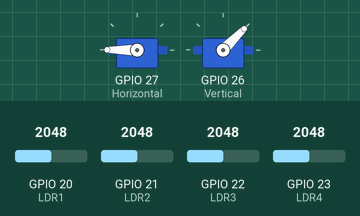
A sketch run on a simulated ESP32. On the bench: 2 × servo. Inputs (shaded band) come from the test bench; at power-on: GPIO 20 (LDR1) = 2048, GPIO 21 (LDR2) = 2048, GPIO 22 (LDR3) = 2048, GPIO 23 (LDR4) = 2048.

Above: at 4.2 s.
4.3 s: GPIO 20 (LDR1) set to 2188
At 4.45 s:
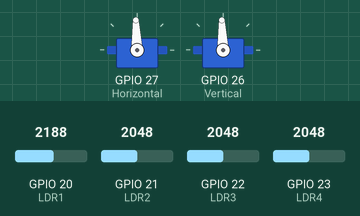
7.3 s: GPIO 21 (LDR2) set to 2136
At 7.3 s:
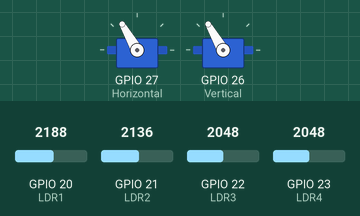
8.8 s: GPIO 22 (LDR3) set to 2145
At 10.78 s:
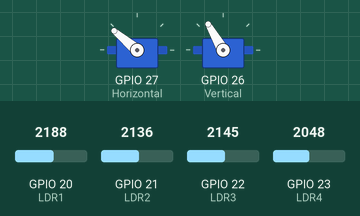
11.8 s: GPIO 23 (LDR4) set to 2866
At 12.99 s:
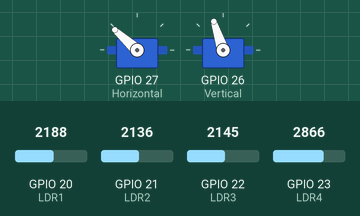
14.8 s: GPIO 22 (LDR3) set to 2866
At 15.0 s:
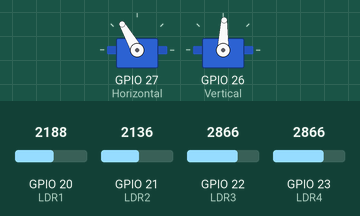
17.8 s: GPIO 20 (LDR1) set to 2866
At 17.91 s:
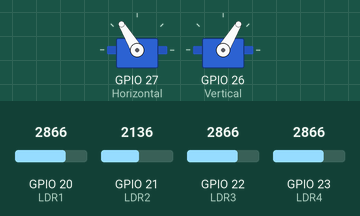
Timing chart, 0 to 23.4 s (numbered marks = the images above; inputs shaded):
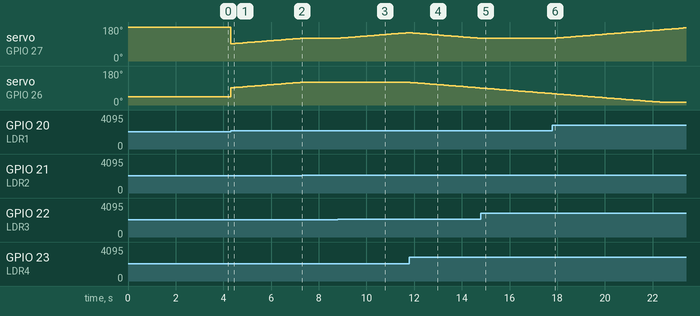

The sketch:

0.0.1_versao_inicial_20231108.ino
```cpp
#include <Servo.h>          // Inclui a Biblioteca

Servo Horizontal;           // Inicia o servo horizontal
Servo Vertical;             // Inicia o servo vertical

int ServoHorizontal = 90;   // Estabelece valor fixo à ServoHorizontal
int ServoVertical = 90;     // Estabelece valor fixo à ServoVertical

int LimiteServoHorizontalMax = 180;  // Estabele os limites de rotação
int LimiteServoHorizontalMin = 65;   // Estabele os limites de rotação

int LimiteServoVerticalMax = 120;    // Estabele os limites de rotação
int LimiteServoVerticalMin = 15;     // Estabele os limites de rotação

int LDR2 = 21;             // Porta do LDR2
int LDR4 = 23;             // Porta do LDR4
int LDR1 = 20;             // Porta do LDR1
int LDR3 = 22;             // Porta do LDR3

void setup()  {
  Horizontal.attach(27);     // Inicia servo horizontal na porta D27
  Vertical.attach(26);       // Inicia servo vertical na porta D26

  Horizontal.write(180);    // Inicia servo horizontal na posição 180
  Vertical.write(45);       // Inicia servo vertical na posição 45
  delay(3000);              // Aguarda 3 segundos
}

void loop() {
  int LDC = analogRead(LDR2);      // Leitura Analógica do LDR Direita Cima
  int LEC = analogRead(LDR1);      // Leitura Analógica do LDR Esquerda Cima
  int LDB = analogRead(LDR4);      // Leitura Analógica do LDR Direita Baixo
  int LEB = analogRead(LDR3);      // Leitura Analógica do LDR Esquerda Baixo

  int tol = 50;

  int ValorSup = (LDC + LEC) / 2;   // Média da leitura dos LDR superior
  int ValorInf = (LDB + LEB) / 2;   // Média da leitura dos LDR inferior
  int ValorDir = (LDC + LDB) / 2;   // Média da leitura dos LDR da direita
  int ValorEsq = (LEC + LEB) / 2;   // Média da leitura dos LDR da esquerda

  int DifSupInf = ValorSup - ValorInf;      // Diferença entre LED superior e inferior
  int DifDirEsq = ValorDir - ValorEsq;      // Diferença entre LED direita e esquerda

  /*---------------------------------------------------*/

  // Realiza a leitura e executa os movimentos referente ao servo vertical
  if (-1 * tol > DifSupInf || DifSupInf > tol)  {
    if (ValorSup > ValorInf)  {
      ServoVertical = ++ServoVertical;
      if (ServoVertical > LimiteServoVerticalMax)  {
        ServoVertical = LimiteServoVerticalMax;
      }
    }
    else if (ValorSup < ValorInf)  {
      ServoVertical = --ServoVertical;
      if (ServoVertical < LimiteServoVerticalMin)  {
        ServoVertical = LimiteServoVerticalMin;
      }
    }
    Vertical.write(ServoVertical);
  }

  // Realiza a leitura e executa os movimentos referente ao servo horizontal
  if (-1 * tol > DifDirEsq || DifDirEsq > tol) {
    if (ValorDir > ValorEsq)  {
      ServoHorizontal = --ServoHorizontal;
      if (ServoHorizontal < LimiteServoHorizontalMin)  {
        ServoHorizontal = LimiteServoHorizontalMin;
      }
    }
    else if (ValorDir < ValorEsq)  {
      ServoHorizontal = ++ServoHorizontal;
      if (ServoHorizontal > LimiteServoHorizontalMax)  {
        ServoHorizontal = LimiteServoHorizontalMax;
      }
    }
    else if (ValorDir = ValorEsq)  {
    }
    Horizontal.write(ServoHorizontal);
  }

  delay(100);   // Aguarda 0,1 segundo
}
```

Measured:
- the behaviour switches between 2149 and 2150 on GPIO 20 (LDR1) (found by bisection; images 0 and 1)
- the behaviour switches between 2087 and 2088 on GPIO 21 (LDR2) (found by bisection; images 1 and 2)
- the behaviour switches between 2097 and 2098 on GPIO 22 (LDR3) (found by bisection; images 2 and 3)
- after the input at 4.3 s, servo on GPIO 27 (Horizontal): 180° → 91° at once, → 92° 0.10 s later, → 93° 0.10 s later, → 94° 0.10 s later, … (30 changes in this stretch); servo on GPIO 26 (Vertical): moves from 45° to 120° over 2.9 s, starting at once
- after the input at 7.3 s, servo on GPIO 27 (Horizontal): stays 120° (without the input it goes to 121° after 0.02 s)
- after the input at 8.8 s, servo on GPIO 27 (Horizontal): moves from 120° to 150° over 2.9 s, starting at once
- after the input at 11.8 s, servo on GPIO 26 (Vertical): moves from 120° to 90° over 2.9 s, starting at once
- after the input at 14.8 s, servo on GPIO 27 (Horizontal): stays 120° (without the input it goes to 119° after 0.06 s)
- after the input at 17.8 s, servo on GPIO 27 (Horizontal): moves from 120° to 176° over 5.5 s, starting after 0.07 s
